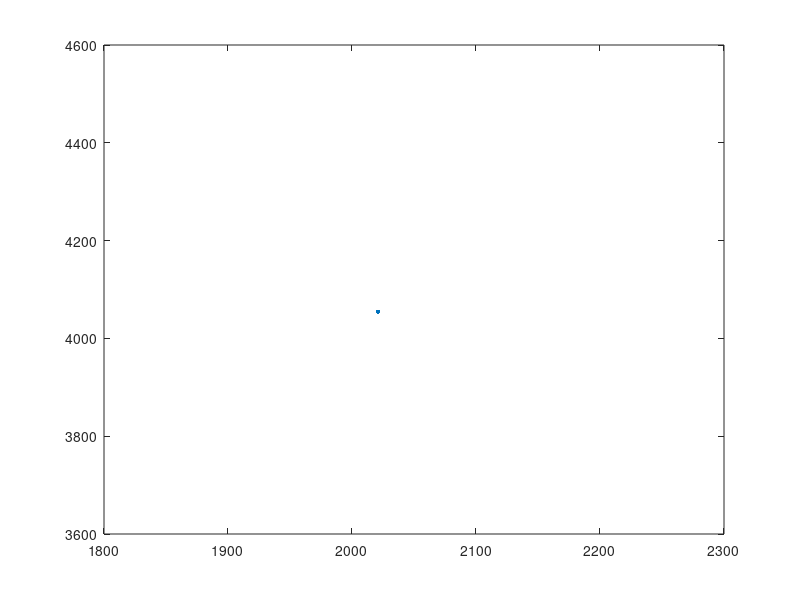

The MATLAB script that drew this image:
x1 = 2018;
y1 = 2314;
x2 = 2019;
y2 = 2090;
x3 = 2020;
y3 = 3503;
x4 = 2021;
y4 = 4055;

plot(x1, y1, '.', 'MarkerSize', 10);
plot(x2, y2, '.', 'MarkerSize', 10);
plot(x3, y3, '.', 'MarkerSize', 10);
plot(x4, y4, '.', 'MarkerSize', 10);
